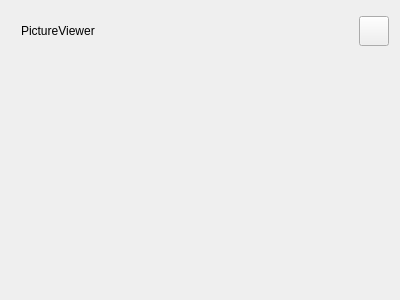
<?xml version="1.0" encoding="UTF-8"?>
<ui version="4.0">
 <class>PictureViewer</class>
 <widget class="C8CommonWindow" name="PictureViewer">
  <property name="geometry">
   <rect>
    <x>0</x>
    <y>0</y>
    <width>400</width>
    <height>300</height>
   </rect>
  </property>
  <property name="minimumSize">
   <size>
    <width>400</width>
    <height>300</height>
   </size>
  </property>
  <property name="maximumSize">
   <size>
    <width>16777215</width>
    <height>16777215</height>
   </size>
  </property>
  <property name="windowTitle">
   <string>PictureViewer</string>
  </property>
  <layout class="QGridLayout" name="gridLayout">
   <item row="0" column="0">
    <widget class="QWidget" name="widget_picViewer" native="true">
     <property name="minimumSize">
      <size>
       <width>0</width>
       <height>0</height>
      </size>
     </property>
     <property name="styleSheet">
      <string notr="true"/>
     </property>
     <layout class="QVBoxLayout" name="verticalLayout_2">
      <property name="spacing">
       <number>0</number>
      </property>
      <property name="leftMargin">
       <number>0</number>
      </property>
      <property name="topMargin">
       <number>0</number>
      </property>
      <property name="rightMargin">
       <number>0</number>
      </property>
      <property name="bottomMargin">
       <number>0</number>
      </property>
      <item>
       <widget class="QWidget" name="widget_picViewerTitleBar" native="true">
        <property name="maximumSize">
         <size>
          <width>16777215</width>
          <height>40</height>
         </size>
        </property>
        <layout class="QHBoxLayout" name="horizontalLayout">
         <property name="spacing">
          <number>0</number>
         </property>
         <property name="leftMargin">
          <number>10</number>
         </property>
         <property name="topMargin">
          <number>0</number>
         </property>
         <property name="rightMargin">
          <number>0</number>
         </property>
         <property name="bottomMargin">
          <number>0</number>
         </property>
         <item>
          <widget class="QLabel" name="label_picViewer">
           <property name="sizePolicy">
            <sizepolicy hsizetype="Expanding" vsizetype="Expanding">
             <horstretch>0</horstretch>
             <verstretch>0</verstretch>
            </sizepolicy>
           </property>
           <property name="text">
            <string>PictureViewer</string>
           </property>
          </widget>
         </item>
         <item>
          <widget class="QPushButton" name="pushButton_close">
           <property name="maximumSize">
            <size>
             <width>30</width>
             <height>30</height>
            </size>
           </property>
           <property name="text">
            <string/>
           </property>
          </widget>
         </item>
        </layout>
       </widget>
      </item>
      <item>
       <layout class="QVBoxLayout" name="verticalLayout">
        <item>
         <spacer name="verticalSpacer">
          <property name="orientation">
           <enum>Qt::Vertical</enum>
          </property>
          <property name="sizeHint" stdset="0">
           <size>
            <width>20</width>
            <height>40</height>
           </size>
          </property>
         </spacer>
        </item>
        <item>
         <layout class="QHBoxLayout" name="horizontalLayout_2">
          <item>
           <spacer name="horizontalSpacer">
            <property name="orientation">
             <enum>Qt::Horizontal</enum>
            </property>
            <property name="sizeHint" stdset="0">
             <size>
              <width>40</width>
              <height>20</height>
             </size>
            </property>
           </spacer>
          </item>
          <item>
           <widget class="ClickableLabel" name="label_picViewerImage">
            <property name="sizePolicy">
             <sizepolicy hsizetype="Expanding" vsizetype="Expanding">
              <horstretch>0</horstretch>
              <verstretch>0</verstretch>
             </sizepolicy>
            </property>
            <property name="minimumSize">
             <size>
              <width>0</width>
              <height>0</height>
             </size>
            </property>
            <property name="text">
             <string/>
            </property>
           </widget>
          </item>
          <item>
           <spacer name="horizontalSpacer_2">
            <property name="orientation">
             <enum>Qt::Horizontal</enum>
            </property>
            <property name="sizeHint" stdset="0">
             <size>
              <width>40</width>
              <height>20</height>
             </size>
            </property>
           </spacer>
          </item>
         </layout>
        </item>
        <item>
         <spacer name="verticalSpacer_2">
          <property name="orientation">
           <enum>Qt::Vertical</enum>
          </property>
          <property name="sizeHint" stdset="0">
           <size>
            <width>20</width>
            <height>40</height>
           </size>
          </property>
         </spacer>
        </item>
       </layout>
      </item>
     </layout>
    </widget>
   </item>
  </layout>
 </widget>
 <layoutdefault spacing="6" margin="11"/>
 <customwidgets>
  <customwidget>
   <class>C8CommonWindow</class>
   <extends>QWidget</extends>
   <header>c8commonwindow.h</header>
   <container>1</container>
  </customwidget>
  <customwidget>
   <class>ClickableLabel</class>
   <extends>QLabel</extends>
   <header location="global">clickablelabel.h</header>
  </customwidget>
 </customwidgets>
 <resources/>
 <connections>
  <connection>
   <sender>pushButton_close</sender>
   <signal>clicked()</signal>
   <receiver>PictureViewer</receiver>
   <slot>closeBtnClicked()</slot>
   <hints>
    <hint type="sourcelabel">
     <x>378</x>
     <y>26</y>
    </hint>
    <hint type="destinationlabel">
     <x>395</x>
     <y>6</y>
    </hint>
   </hints>
  </connection>
 </connections>
 <slots>
  <slot>closeBtnClicked()</slot>
 </slots>
</ui>
